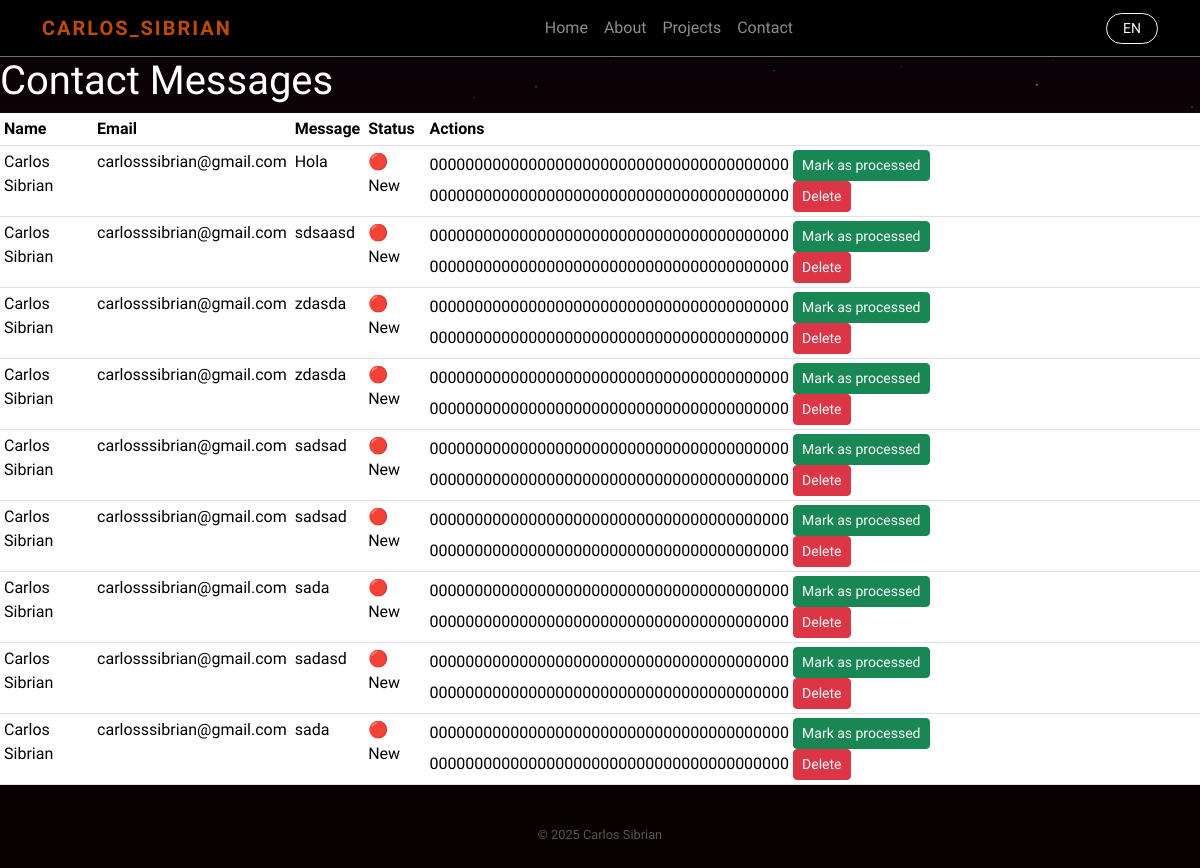
The app's page /admin/messages (signed in), older data.
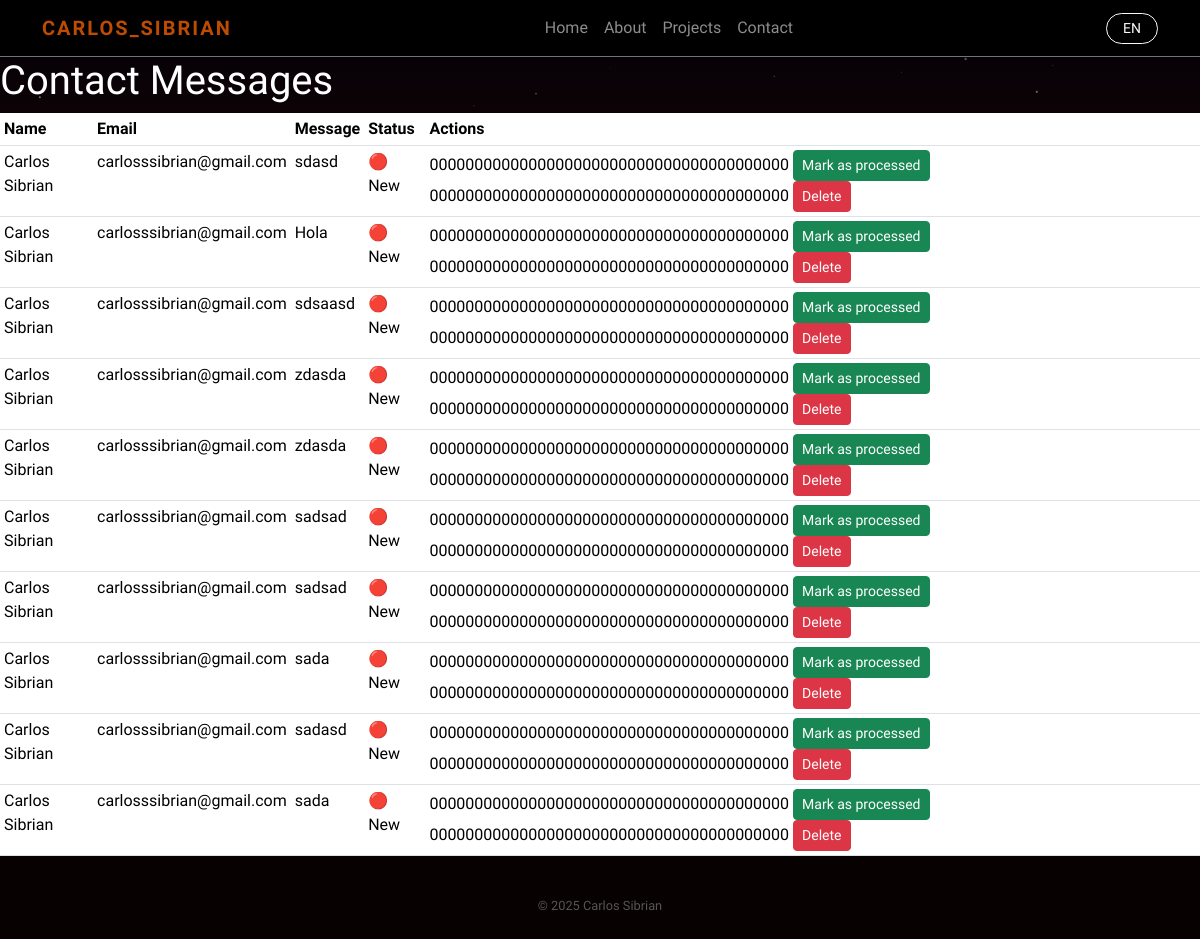
The same page, newer data.
### models.py (models this page shows)
class TimestampMixin:
    created_at: Mapped[datetime] = mapped_column(
        DateTime(timezone=True),  # tells SQLAlchemy that this column stores tz-aware datetimes
        default=lambda: datetime.now(timezone.utc)
    )
    updated_at: Mapped[datetime] = mapped_column(
        DateTime(timezone=True),
        default=lambda: datetime.now(timezone.utc),
        onupdate=lambda: datetime.now(timezone.utc)
    )

class ContactMessage(db.Model, TimestampMixin):
    __tablename__ = "contact_messages"
    id: Mapped[int] = mapped_column(Integer, primary_key=True)
    name: Mapped[str] = mapped_column(String(120), nullable=False)
    email: Mapped[str] = mapped_column(String(240), nullable=False)
    message: Mapped[str] = mapped_column(Text, nullable=False)
    processed: Mapped[bool] = mapped_column(Boolean, default=False)

### routes_admin.py (the view)
    @app.get("/admin/messages")
    @admin_only
    def admin_messages():
        messages = ContactMessage.query.order_by(ContactMessage.processed.asc(),
                                                 ContactMessage.created_at.desc()).all()
        return render_template("admin/messages.html", messages=messages)

### routes_admin.py (called while the page is built)
def admin_only(f):
    @wraps(f)
    def wrapper(*args, **kwargs):
        if not current_user.is_authenticated or not getattr(current_user, "is_admin", False):
            return abort(403)
        return f(*args, **kwargs)
    return wrapper

### templates/admin/messages.html (shortened to what this page needs)
{% extends "layout/base.html" %}
{% block content %}
<h1>Contact Messages</h1>
<table class="table table-sm">
  <thead>
    <tr><th>Name</th><th>Email</th><th>Message</th><th>Status</th><th>Actions</th></tr>
  </thead>
  <tbody>
    {% for m in messages %}
    <tr class="{{ 'table-light' if m.processed else '' }}">
      <td>{{ m.name }}</td>
      <td>{{ m.email }}</td>
      <td>{{ m.message }}</td>
      <td>{{ '✅ Processed' if m.processed else '🔴 New' }}</td>
      <td>
        <form method="post" action="{{ url_for('admin_message_toggle', mid=m.id) }}" class="d-inline">
          {{ csrf_token() }}
          {% if not m.processed %}
            <button class="btn btn-success btn-sm">Mark as processed</button>
          {% else %}
            <button class="btn btn-warning btn-sm">Mark as unprocessed</button>
          {% endif %}
        </form>
        <form method="post" action="{{ url_for('admin_message_delete', mid=m.id) }}" class="d-inline"
              onsubmit="return confirm('Delete this message?');">
          {{ csrf_token() }}
          <button class="btn btn-danger btn-sm">Delete</button>
        </form>
      </td>
    </tr>
    {% endfor %}
  </tbody>
</table>
{% endblock %}

### templates/layout/base.html (shortened to what this page needs)
<!doctype html>
<html lang="{{ current_lang() }}">
<head>
  <link href="https://cdn.jsdelivr.net/npm/bootstrap@5.3.3/dist/css/bootstrap.min.css" rel="stylesheet">
  <link rel="stylesheet" href="{{ url_for('static', filename='css/main.css') }}">
</head>
<body>
  <div id="canvas-container" style="position: fixed; top: 0; left: 0; width: 100%; height: 100%; z-index: -1; background-color: #050505;">
  </div>
  {% block navbar %}
  <nav class="navbar navbar-expand-lg navbar-dark bg-transparent border-bottom border-secondary" style="background: rgba(0,0,0,0.8) !important; backdrop-filter: blur(10px);">
    <div class="container">
      <a class="navbar-brand fw-bold" href="{{ url_for('index') }}" style="color: #bd4b00; letter-spacing: 2px;">
        CARLOS_SIBRIAN
      </a>
      <div id="nav" class="collapse navbar-collapse justify-content-center">
        <ul class="navbar-nav text-center">
          <li class="nav-item"><a class="nav-link" href="{{ url_for('index') }}">{{ t('home') }}</a></li>
          <li class="nav-item"><a class="nav-link" href="{{ url_for('about') }}">{{ t('about') }}</a></li>
          <li class="nav-item"><a class="nav-link" href="{{ url_for('projects_list') }}">{{ t('projects') }}</a></li>
          <li class="nav-item"><a class="nav-link" href="{{ url_for('contact') }}">{{ t('contact') }}</a></li>
        </ul>
      </div>
      <a class="btn btn-sm btn-outline-light ms-lg-3 rounded-pill px-3" href="{{ url_for('switch_lang', code='en' if current_lang()=='es' else 'es') }}">
        {{ current_lang()|upper }}
      </a>
    </div>
  </nav>
  {% endblock %}
  <main>
    {% block content %}{% endblock %}
  </main>
  {% block footer %}
  <footer class="text-center py-4 position-relative" style="z-index: 10; color: #555; font-size: 0.8rem;">
    © 2025 Carlos Sibrian
  </footer>
  {% endblock %}
</body>
</html>

### static/css/main.css (style rules this page uses)
:root { --bg-dark: #050505; --accent: #bd4b00; --accent-hover: #ff5500; --text-main: #ffffff; }
body, html { margin: 0; padding: 0; width: 100%; height: 100%; font-family: 'Segoe UI', sans-serif; background-color: transparent; color: var(--text-main); overflow-x: hidden; }
#canvas-container { position: fixed; top: 0; left: 0; width: 100%; height: 100%; z-index: -1; background-color: #050505; }

Row changes from the older to the newer data that the page shows:
added ContactMessage: name "Carlos Sibrian", email "carlosssibrian@gmail.com", message "sdasd", processed "🔴 New", csrf_token "0000000000000000000000000000000000000000", shows "Mark as processed"
